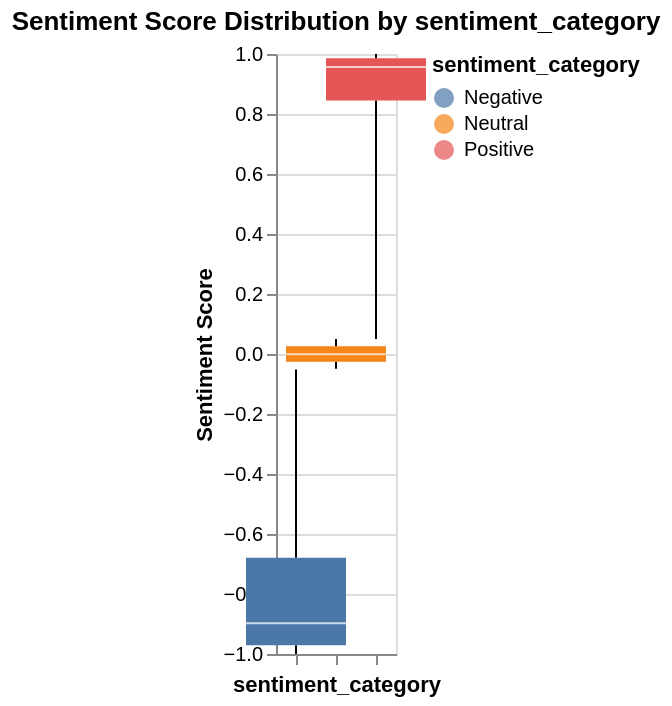

Notebook code for this chart:
### Code cell
import altair as alt
!pip install "vegafusion[embed]>=1.5.0"
alt.data_transformers.enable("vegafusion")

# Create the Altair box plot for Sentiment Score by sentiment_category
chart_boxplot = alt.Chart(df_output).mark_boxplot(extent='min-max', size=50).encode(
    x=alt.X('sentiment_category:N', title='sentiment_category', axis=alt.Axis(labels=False)), # Hide x-axis labels as they can overlap
    y=alt.Y('sentiment_score:Q', title='Sentiment Score'),
    color=alt.Color('sentiment_category:N', legend=alt.Legend(title="sentiment_category")),
    tooltip=['sentiment_category', 'sentiment_score']
).properties(
    title='Sentiment Score Distribution by sentiment_category'
).interactive()

chart_boxplot

### Figure 1 — Vega specification as saved in the notebook (floating-point values rounded to 4 significant figures)
{"$schema": "https://vega.github.io/schema/vega/v5.json", "data": [{"name": "source_0"}, {"name": "data_0", "values": [{"lower_box_sentiment_score": -0.9705, "lower_whisker_sentiment_score": -0.9997, "mid_box_sentiment_score": -0.8973, "sentiment_category": "Negative", "upper_box_sentiment_score": -0.6795, "upper_whisker_sentiment_score": -0.0515}, {"lower_box_sentiment_score": 0.8449, "lower_whisker_sentiment_score": 0.0503, "mid_box_sentiment_score": 0.9564, "sentiment_category": "Positive", "upper_box_sentiment_score": 0.9855, "upper_whisker_sentiment_score": 0.9999}, {"lower_box_sentiment_score": -0.0258, "lower_whisker_sentiment_score": -0.049, "mid_box_sentiment_score": -0.00115, "sentiment_category": "Neutral", "upper_box_sentiment_score": 0.0258, "upper_whisker_sentiment_score": 0.0498}]}, {"name": "data_1", "values": [{"lower_box_sentiment_score": -0.9705, "lower_whisker_sentiment_score": -0.9997, "mid_box_sentiment_score": -0.8973, "sentiment_category": "Negative", "upper_box_sentiment_score": -0.6795, "upper_whisker_sentiment_score": -0.0515}, {"lower_box_sentiment_score": 0.8449, "lower_whisker_sentiment_score": 0.0503, "mid_box_sentiment_score": 0.9564, "sentiment_category": "Positive", "upper_box_sentiment_score": 0.9855, "upper_whisker_sentiment_score": 0.9999}, {"lower_box_sentiment_score": -0.0258, "lower_whisker_sentiment_score": -0.049, "mid_box_sentiment_score": -0.00115, "sentiment_category": "Neutral", "upper_box_sentiment_score": 0.0258, "upper_whisker_sentiment_score": 0.0498}]}, {"name": "data_2", "values": [{"lower_box_sentiment_score": -0.9705, "lower_whisker_sentiment_score": -0.9997, "mid_box_sentiment_score": -0.8973, "sentiment_category": "Negative", "upper_box_sentiment_score": -0.6795, "upper_whisker_sentiment_score": -0.0515}, {"lower_box_sentiment_score": 0.8449, "lower_whisker_sentiment_score": 0.0503, "mid_box_sentiment_score": 0.9564, "sentiment_category": "Positive", "upper_box_sentiment_score": 0.9855, "upper_whisker_sentiment_score": 0.9999}, {"lower_box_sentiment_score": -0.0258, "lower_whisker_sentiment_score": -0.049, "mid_box_sentiment_score": -0.00115, "sentiment_category": "Neutral", "upper_box_sentiment_score": 0.0258, "upper_whisker_sentiment_score": 0.0498}]}, {"name": "data_3", "values": [{"lower_box_sentiment_score": -0.9705, "lower_whisker_sentiment_score": -0.9997, "mid_box_sentiment_score": -0.8973, "sentiment_category": "Negative", "upper_box_sentiment_score": -0.6795, "upper_whisker_sentiment_score": -0.0515}, {"lower_box_sentiment_score": 0.8449, "lower_whisker_sentiment_score": 0.0503, "mid_box_sentiment_score": 0.9564, "sentiment_category": "Positive", "upper_box_sentiment_score": 0.9855, "upper_whisker_sentiment_score": 0.9999}, {"lower_box_sentiment_score": -0.0258, "lower_whisker_sentiment_score": -0.049, "mid_box_sentiment_score": -0.00115, "sentiment_category": "Neutral", "upper_box_sentiment_score": 0.0258, "upper_whisker_sentiment_score": 0.0498}]}, {"name": "data_0_x_domain_sentiment_category_0", "values": [{"sentiment_category": "Negative"}, {"sentiment_category": "Positive"}, {"sentiment_category": "Neutral"}]}, {"name": "data_1_x_domain_sentiment_category_1", "values": [{"sentiment_category": "Negative"}, {"sentiment_category": "Positive"}, {"sentiment_category": "Neutral"}]}, {"name": "data_2_x_domain_sentiment_category_2", "values": [{"sentiment_category": "Negative"}, {"sentiment_category": "Positive"}, {"sentiment_category": "Neutral"}]}, {"name": "data_3_x_domain_sentiment_category_3", "values": [{"sentiment_category": "Negative"}, {"sentiment_category": "Positive"}, {"sentiment_category": "Neutral"}]}, {"name": "data_2_color_domain_sentiment_category_0", "values": [{"sentiment_category": "Negative"}, {"sentiment_category": "Positive"}, {"sentiment_category": "Neutral"}]}, {"name": "data_3_color_domain_sentiment_category_1", "values": [{"sentiment_category": "Negative"}, {"sentiment_category": "Positive"}, {"sentiment_category": "Neutral"}]}], "signals": [{"name": "x_step", "value": 20}, {"name": "width", "update": "bandspace(domain('x').length, 0, 0) * x_step"}], "marks": [{"type": "rule", "name": "layer_0_marks", "from": {"data": "data_0"}, "encode": {"update": {"x": {"field": "sentiment_category", "scale": "x", "band": 0.5}, "stroke": {"value": "black"}, "tooltip": {"signal": "{\"Max of Sentiment Score\": format(datum[\"upper_whisker_sentiment_score\"], \"\"), \"Q3 of Sentiment Score\": format(datum[\"upper_box_sentiment_score\"], \"\"), \"Median of Sentiment Score\": format(datum[\"mid_box_sentiment_score\"], \"\"), \"Q1 of Sentiment Score\": format(datum[\"lower_box_sentiment_score\"], \"\"), \"Min of Sentiment Score\": format(datum[\"lower_whisker_sentiment_score\"], \"\"), \"sentiment_category\": isValid(datum[\"sentiment_category\"]) ? datum[\"sentiment_category\"] : \"\"+datum[\"sentiment_category\"]}"}, "y": {"field": "lower_whisker_sentiment_score", "scale": "y"}, "y2": {"field": "lower_box_sentiment_score", "scale": "y"}}}, "style": ["rule", "boxplot-rule"], "aria": false}, {"type": "rule", "name": "layer_1_marks", "from": {"data": "data_1"}, "encode": {"update": {"y": {"field": "upper_box_sentiment_score", "scale": "y"}, "y2": {"field": "upper_whisker_sentiment_score", "scale": "y"}, "tooltip": {"signal": "{\"Max of Sentiment Score\": format(datum[\"upper_whisker_sentiment_score\"], \"\"), \"Q3 of Sentiment Score\": format(datum[\"upper_box_sentiment_score\"], \"\"), \"Median of Sentiment Score\": format(datum[\"mid_box_sentiment_score\"], \"\"), \"Q1 of Sentiment Score\": format(datum[\"lower_box_sentiment_score\"], \"\"), \"Min of Sentiment Score\": format(datum[\"lower_whisker_sentiment_score\"], \"\"), \"sentiment_category\": isValid(datum[\"sentiment_category\"]) ? datum[\"sentiment_category\"] : \"\"+datum[\"sentiment_category\"]}"}, "stroke": {"value": "black"}, "x": {"field": "sentiment_category", "scale": "x", "band": 0.5}}}, "aria": false, "style": ["rule", "boxplot-rule"]}, {"type": "rect", "name": "layer_2_marks", "from": {"data": "data_2"}, "encode": {"update": {"fill": {"field": "sentiment_category", "scale": "color"}, "y2": {"field": "upper_box_sentiment_score", "scale": "y"}, "width": {"value": 50}, "tooltip": {"signal": "{\"Max of Sentiment Score\": format(datum[\"upper_whisker_sentiment_score\"], \"\"), \"Q3 of Sentiment Score\": format(datum[\"upper_box_sentiment_score\"], \"\"), \"Median of Sentiment Score\": format(datum[\"mid_box_sentiment_score\"], \"\"), \"Q1 of Sentiment Score\": format(datum[\"lower_box_sentiment_score\"], \"\"), \"Min of Sentiment Score\": format(datum[\"lower_whisker_sentiment_score\"], \"\"), \"sentiment_category\": isValid(datum[\"sentiment_category\"]) ? datum[\"sentiment_category\"] : \"\"+datum[\"sentiment_category\"]}"}, "xc": {"field": "sentiment_category", "scale": "x", "band": 0.5}, "y": {"field": "lower_box_sentiment_score", "scale": "y"}}}, "style": ["bar", "boxplot-box"]}, {"type": "rect", "name": "layer_3_marks", "from": {"data": "data_3"}, "encode": {"update": {"opacity": {"value": 0.7}, "yc": {"field": "mid_box_sentiment_score", "scale": "y"}, "xc": {"field": "sentiment_category", "scale": "x", "band": 0.5}, "fill": [{"field": "sentiment_category", "scale": "color", "test": "datum['lower_box_sentiment_score'] >= datum['upper_box_sentiment_score']"}, {"value": "white"}], "width": {"value": 50}, "height": {"value": 1}, "tooltip": {"signal": "{\"Max of Sentiment Score\": format(datum[\"upper_whisker_sentiment_score\"], \"\"), \"Q3 of Sentiment Score\": format(datum[\"upper_box_sentiment_score\"], \"\"), \"Median of Sentiment Score\": format(datum[\"mid_box_sentiment_score\"], \"\"), \"Q1 of Sentiment Score\": format(datum[\"lower_box_sentiment_score\"], \"\"), \"Min of Sentiment Score\": format(datum[\"lower_whisker_sentiment_score\"], \"\"), \"sentiment_category\": isValid(datum[\"sentiment_category\"]) ? datum[\"sentiment_category\"] : \"\"+datum[\"sentiment_category\"]}"}}}, "style": ["tick", "boxplot-median"], "aria": false}], "scales": [{"name": "x", "type": "band", "domain": {"fields": [{"data": "data_0_x_domain_sentiment_category_0", "field": "sentiment_category"}, {"data": "data_1_x_domain_sentiment_category_1", "field": "sentiment_category"}, {"data": "data_2_x_domain_sentiment_category_2", "field": "sentiment_category"}, {"data": "data_3_x_domain_sentiment_category_3", "field": "sentiment_category"}], "sort": true}, "range": {"step": {"signal": "x_step"}}, "paddingInner": 0, "paddingOuter": 0}, {"name": "y", "type": "linear", "domain": {"fields": [{"data": "data_0", "field": "lower_whisker_sentiment_score"}, {"data": "data_0", "field": "lower_box_sentiment_score"}, {"data": "data_1", "field": "upper_box_sentiment_score"}, {"data": "data_1", "field": "upper_whisker_sentiment_score"}, {"data": "data_2", "field": "lower_box_sentiment_score"}, {"data": "data_2", "field": "upper_box_sentiment_score"}, {"data": "data_3", "field": "mid_box_sentiment_score"}]}, "range": [{"signal": "height"}, 0], "zero": true, "nice": true}, {"name": "color", "type": "ordinal", "domain": {"fields": [{"data": "data_2_color_domain_sentiment_category_0", "field": "sentiment_category"}, {"data": "data_3_color_domain_sentiment_category_1", "field": "sentiment_category"}], "sort": true}, "range": "category"}], "axes": [{"scale": "y", "labels": false, "zindex": 0, "aria": false, "domain": false, "tickCount": {"signal": "ceil(height/40)"}, "grid": true, "ticks": false, "orient": "left", "minExtent": 0, "gridScale": "x", "maxExtent": 0}, {"scale": "x", "labelAngle": 270, "labels": false, "labelAlign": "right", "title": "sentiment_category", "orient": "bottom", "zindex": 0, "grid": false, "labelBaseline": "middle"}, {"scale": "y", "orient": "left", "title": "Sentiment Score", "grid": false, "labelOverlap": true, "tickCount": {"signal": "ceil(height/40)"}, "zindex": 0}], "title": {"text": "Sentiment Score Distribution by sentiment_category", "frame": "group"}, "background": "white", "style": "cell", "height": 300, "padding": 5, "legends": [{"title": "sentiment_category", "fill": "color", "symbolType": "circle", "encode": {"symbols": {"update": {"opacity": {"value": 0.7}}}}}]}
